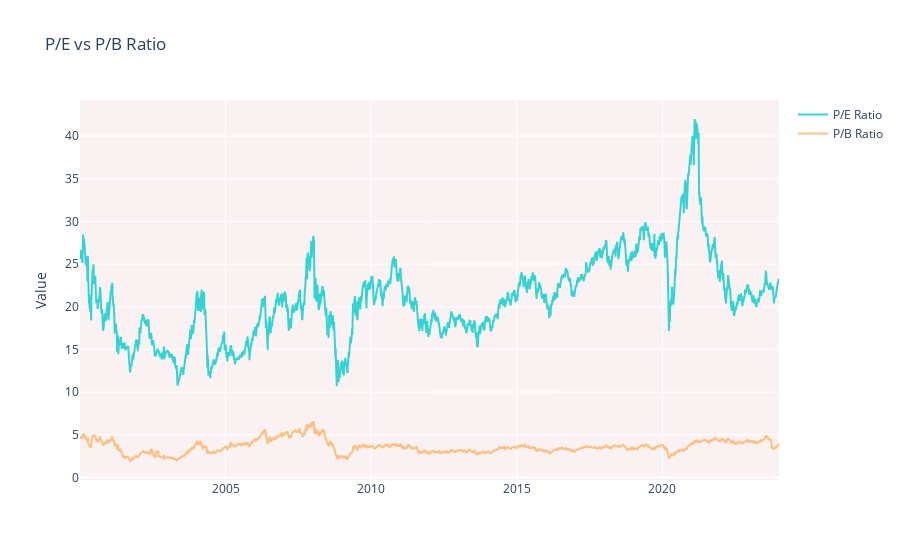

Notebook cell for this chart:
### Markdown cell above
## 1.4 P/E vs P/B Ratio : Which one to use?

[P/E ratio is a popular measure](https://towardsdatascience.com/visualizing-the-stock-market-with-tableau-c0a7288e7b4d) of how expensive a company’s stock is. It is simply the company’s market capitalization divided by its net income — in other words, how much does it cost us to buy $1 of a particular company’s earnings. The higher the P/E ratio, all other things equal, the more expensive a stock is perceived to be.the P/E ratio shows what the market is willing to pay today for a stock based on its past or future earnings. A high P/E could mean that a stock's price is high relative to earnings and possibly overvalued. Conversely, a low P/E might indicate that the current stock price is low relative to earnings. 

![](https://imgur.com/mNCjWPD.png)

The **P/B ratio** on the other hand measures the market's valuation of a company relative to its book value.P/B ratio is used by value investors to identify potential investments and P/B ratios under 1 are typically considered solid investments.

![](https://imgur.com/uFGqIRV.png)

### Code cell
fig = go.Figure()
fig.add_trace(go.Scatter(
         x=nifty_50['Date'],
         y=nifty_50['P/E'],
         name='P/E Ratio',
    line=dict(color='#00cccc'),
    opacity=0.8))

fig.add_trace(go.Scatter(
         x=nifty_50['Date'],
         y=nifty_50['P/B'],
         name='P/B Ratio',
    line=dict(color='#ffb366'),
    opacity=0.8))
        
    
fig.update_layout(title_text='P/E vs P/B Ratio',plot_bgcolor='rgb(250, 242, 242)',yaxis_title='Value')

fig.show()

### Figure 1 — Plotly figure (JSON) as saved in the notebook; plotly's stock layout.template omitted (floating-point values rounded to 4 significant figures; data arrays with more than 128 entries replaced by an {"elided": "..."} marker saying what was removed)
{"data": [{"line": {"color": "#00cccc"}, "name": "P/E Ratio", "opacity": 0.8, "type": "scatter", "x": {"elided": "5970 str values"}, "y": {"elided": "5970 float values"}}, {"line": {"color": "#ffb366"}, "name": "P/B Ratio", "opacity": 0.8, "type": "scatter", "x": {"elided": "5970 str values"}, "y": {"elided": "5970 float values"}}], "layout": {"plot_bgcolor": "rgb(250, 242, 242)", "title": {"text": "P/E vs P/B Ratio"}, "yaxis": {"title": {"text": "Value"}}}}
